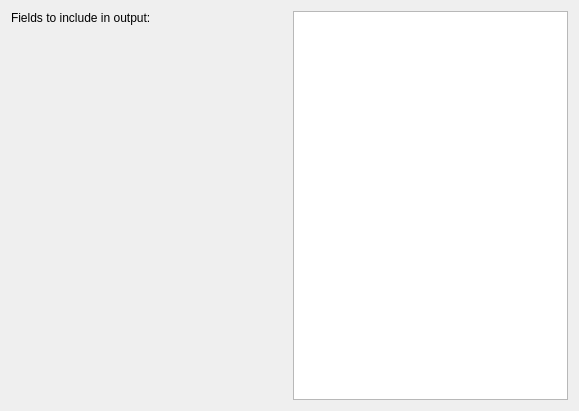
<?xml version="1.0" encoding="UTF-8"?>
<ui version="4.0">
 <class>Form</class>
 <widget class="QWidget" name="Form">
  <property name="geometry">
   <rect>
    <x>0</x>
    <y>0</y>
    <width>579</width>
    <height>411</height>
   </rect>
  </property>
  <property name="windowTitle">
   <string>Form</string>
  </property>
  <layout class="QGridLayout" name="gridLayout">
   <item row="0" column="0">
    <widget class="QLabel" name="label_6">
     <property name="text">
      <string>Fields to include in output:</string>
     </property>
     <property name="alignment">
      <set>Qt::AlignLeading|Qt::AlignLeft|Qt::AlignTop</set>
     </property>
    </widget>
   </item>
   <item row="0" column="1">
    <widget class="QListWidget" name="db_fields">
     <property name="sizePolicy">
      <sizepolicy hsizetype="Preferred" vsizetype="Expanding">
       <horstretch>0</horstretch>
       <verstretch>0</verstretch>
      </sizepolicy>
     </property>
     <property name="toolTip">
      <string extracomment="Select all fields to be exported"/>
     </property>
     <property name="selectionMode">
      <enum>QAbstractItemView::MultiSelection</enum>
     </property>
    </widget>
   </item>
  </layout>
 </widget>
 <resources/>
 <connections/>
</ui>
